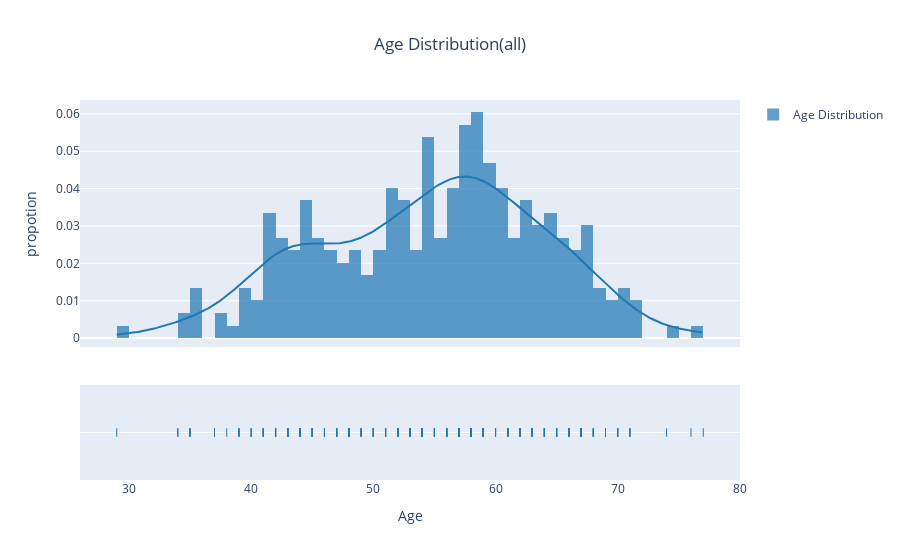

Notebook cell for this chart:
### Markdown cell above
Let's see the histogram of the ages.

### Code cell
group_labels = ['Age Distribution'] # name of the dataset
fig = ff.create_distplot([data.age], group_labels)
fig.update_layout(title = 'Age Distribution(all)', yaxis_title = 'propotion', xaxis_title = 'Age', title_x = 0.5)
fig.show()

### Figure 1 — Plotly figure (JSON) as saved in the notebook; plotly's stock layout.template omitted (floating-point values rounded to 4 significant figures; data arrays with more than 128 entries replaced by an {"elided": "..."} marker saying what was removed)
{"data": [{"autobinx": false, "histnorm": "probability density", "legendgroup": "Age Distribution", "marker": {"color": "rgb(31, 119, 180)"}, "name": "Age Distribution", "opacity": 0.7, "type": "histogram", "x": {"elided": "299 int values"}, "xaxis": "x", "xbins": {"end": 77, "size": 1, "start": 29}, "yaxis": "y"}, {"legendgroup": "Age Distribution", "marker": {"color": "rgb(31, 119, 180)"}, "mode": "lines", "name": "Age Distribution", "showlegend": false, "type": "scatter", "x": {"elided": "500 float values"}, "xaxis": "x", "y": {"elided": "500 float values"}, "yaxis": "y"}, {"legendgroup": "Age Distribution", "marker": {"color": "rgb(31, 119, 180)", "symbol": "line-ns-open"}, "mode": "markers", "name": "Age Distribution", "showlegend": false, "type": "scatter", "x": {"elided": "299 int values"}, "xaxis": "x", "y": {"elided": "299 str values"}, "yaxis": "y2"}], "layout": {"barmode": "overlay", "hovermode": "closest", "legend": {"traceorder": "reversed"}, "title": {"text": "Age Distribution(all)", "x": 0.5}, "xaxis": {"anchor": "y2", "domain": [0, 1], "title": {"text": "Age"}, "zeroline": false}, "yaxis": {"anchor": "free", "domain": [0.35, 1], "position": 0, "title": {"text": "propotion"}}, "yaxis2": {"anchor": "x", "domain": [0, 0.25], "dtick": 1, "showticklabels": false}}}
